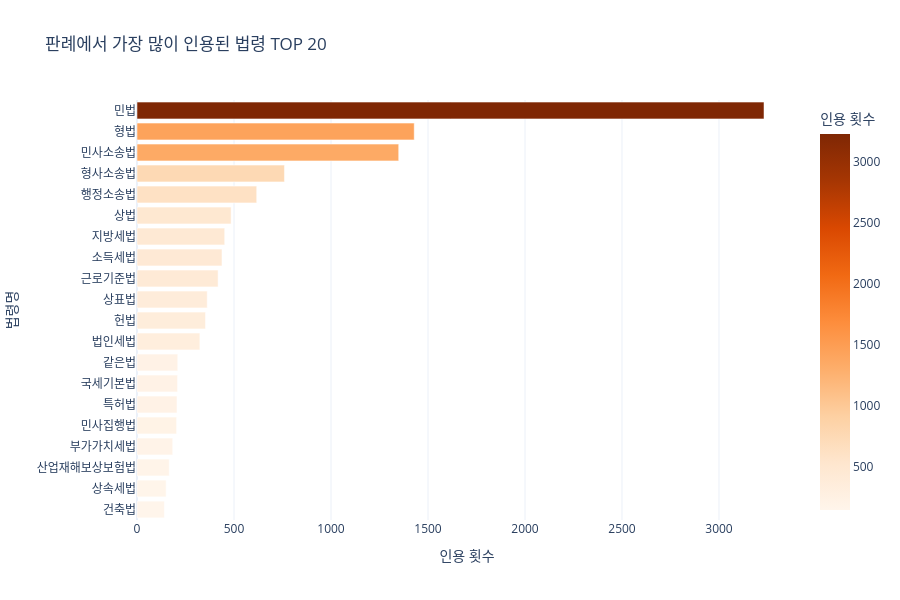

The code cell stored with this chart in its notebook:
### Code cell
# ── 가장 많이 인용된 법령 TOP 20 수평 바 차트 ────────────
top_statutes = ref_statute_counts.most_common(20)
df_statutes = pd.DataFrame(top_statutes, columns=["법령명", "인용 횟수"])
df_statutes = df_statutes.sort_values("인용 횟수", ascending=True)

fig = px.bar(
    df_statutes,
    x="인용 횟수",
    y="법령명",
    orientation="h",
    title="판례에서 가장 많이 인용된 법령 TOP 20",
    color="인용 횟수",
    color_continuous_scale="Oranges",
)
fig.update_layout(height=600, showlegend=False)
fig.show()

### Figure 1 — Plotly figure (JSON) as saved in the notebook; plotly's stock layout.template omitted (floating-point values rounded to 4 significant figures)
{"data": [{"hovertemplate": "인용 횟수=%{marker.color}<br>법령명=%{y}<extra></extra>", "legendgroup": "", "marker": {"color": [141, 150, 166, 184, 204, 206, 209, 210, 324, 353, 362, 418, 438, 452, 485, 617, 760, 1349, 1429, 3232], "coloraxis": "coloraxis", "pattern": {"shape": ""}}, "name": "", "orientation": "h", "showlegend": false, "textposition": "auto", "type": "bar", "x": [141, 150, 166, 184, 204, 206, 209, 210, 324, 353, 362, 418, 438, 452, 485, 617, 760, 1349, 1429, 3232], "xaxis": "x", "y": ["건축법", "상속세법", "산업재해보상보험법", "부가가치세법", "민사집행법", "특허법", "국세기본법", "같은법", "법인세법", "헌법", "상표법", "근로기준법", "소득세법", "지방세법", "상법", "행정소송법", "형사소송법", "민사소송법", "형법", "민법"], "yaxis": "y"}], "layout": {"barmode": "relative", "coloraxis": {"colorbar": {"title": {"text": "인용 횟수"}}, "colorscale": [[0, "rgb(255,245,235)"], [0.125, "rgb(254,230,206)"], [0.25, "rgb(253,208,162)"], [0.375, "rgb(253,174,107)"], [0.5, "rgb(253,141,60)"], [0.625, "rgb(241,105,19)"], [0.75, "rgb(217,72,1)"], [0.875, "rgb(166,54,3)"], [1, "rgb(127,39,4)"]]}, "height": 600, "legend": {"tracegroupgap": 0}, "showlegend": false, "title": {"text": "판례에서 가장 많이 인용된 법령 TOP 20"}, "xaxis": {"anchor": "y", "domain": [0, 1], "title": {"text": "인용 횟수"}}, "yaxis": {"anchor": "x", "domain": [0, 1], "title": {"text": "법령명"}}}}
